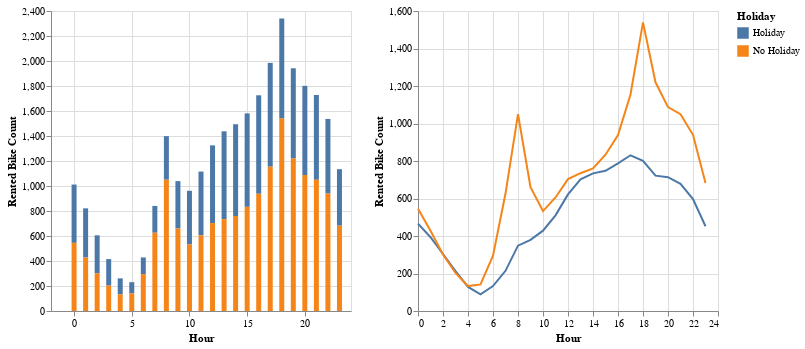

The cell this chart's notebook holds for it:
### Code cell
hour_plot_1 = alt.Chart(hours_bike).mark_bar().encode(
    alt.X("Hour"),
    alt.Y("Rented Bike Count"),
    color = "Holiday"
)
hour_plot_2 = alt.Chart(hours_bike).mark_line().encode(
    alt.X("Hour"),
    alt.Y("Rented Bike Count"),
    color = "Holiday"
)
hour_plot_1 | hour_plot_2 #| hour_plot_3

### Figure 1 — Vega specification as saved in the notebook (floating-point values rounded to 4 significant figures)
{"$schema": "https://vega.github.io/schema/vega/v5.json", "data": [{"name": "data-c5976a0b3bb27cdebaf8476cd876855e"}, {"name": "data_0", "values": [{"Hour": 0, "Holiday": "Holiday", "Rented Bike Count": 466.2, "Temperature(°C)": 8.778, "Humidity(%)": 63.5, "Wind speed (m/s)": 1.283, "Visibility (10m)": 1451.0, "Dew point temperature(°C)": 1.739, "Solar Radiation (MJ/m2)": 0.0, "Rainfall(mm)": 0.1222, "Snowfall (cm)": 0.05556}, {"Hour": 0, "Holiday": "No Holiday", "Rented Bike Count": 545.4, "Temperature(°C)": 11.42, "Humidity(%)": 65.07, "Wind speed (m/s)": 1.463, "Visibility (10m)": 1432.0, "Dew point temperature(°C)": 4.688, "Solar Radiation (MJ/m2)": 0.0, "Rainfall(mm)": 0.1464, "Snowfall (cm)": 0.06196}, {"Hour": 1, "Holiday": "Holiday", "Rented Bike Count": 393.3, "Temperature(°C)": 8.417, "Humidity(%)": 64.11, "Wind speed (m/s)": 1.333, "Visibility (10m)": 1481.0, "Dew point temperature(°C)": 1.556, "Solar Radiation (MJ/m2)": 0.0, "Rainfall(mm)": 0.0, "Snowfall (cm)": 0.07778}, {"Hour": 1, "Holiday": "No Holiday", "Rented Bike Count": 427.9, "Temperature(°C)": 11.05, "Humidity(%)": 66.23, "Wind speed (m/s)": 1.282, "Visibility (10m)": 1411.0, "Dew point temperature(°C)": 4.622, "Solar Radiation (MJ/m2)": 0.0, "Rainfall(mm)": 0.06542, "Snowfall (cm)": 0.07349}, {"Hour": 2, "Holiday": "Holiday", "Rented Bike Count": 303.9, "Temperature(°C)": 8.094, "Humidity(%)": 65.22, "Wind speed (m/s)": 1.35, "Visibility (10m)": 1470.0, "Dew point temperature(°C)": 1.456, "Solar Radiation (MJ/m2)": 0.0, "Rainfall(mm)": 0.0, "Snowfall (cm)": 0.1111}, {"Hour": 2, "Holiday": "No Holiday", "Rented Bike Count": 301.5, "Temperature(°C)": 10.72, "Humidity(%)": 67.41, "Wind speed (m/s)": 1.217, "Visibility (10m)": 1378.0, "Dew point temperature(°C)": 4.594, "Solar Radiation (MJ/m2)": 0.0, "Rainfall(mm)": 0.102, "Snowfall (cm)": 0.07464}, {"Hour": 3, "Holiday": "Holiday", "Rented Bike Count": 212.3, "Temperature(°C)": 7.767, "Humidity(%)": 61.56, "Wind speed (m/s)": 1.311, "Visibility (10m)": 1466.0, "Dew point temperature(°C)": 1.217, "Solar Radiation (MJ/m2)": 0.0, "Rainfall(mm)": 0.06111, "Snowfall (cm)": 0.1056}, {"Hour": 3, "Holiday": "No Holiday", "Rented Bike Count": 202.9, "Temperature(°C)": 10.42, "Humidity(%)": 68.48, "Wind speed (m/s)": 1.192, "Visibility (10m)": 1353.0, "Dew point temperature(°C)": 4.568, "Solar Radiation (MJ/m2)": 0.0, "Rainfall(mm)": 0.1513, "Snowfall (cm)": 0.07522}, {"Hour": 4, "Holiday": "Holiday", "Rented Bike Count": 128.4, "Temperature(°C)": 7.517, "Humidity(%)": 62.5, "Wind speed (m/s)": 1.311, "Visibility (10m)": 1466.0, "Dew point temperature(°C)": 1.239, "Solar Radiation (MJ/m2)": 0.0, "Rainfall(mm)": 0.0, "Snowfall (cm)": 0.1056}, {"Hour": 4, "Holiday": "No Holiday", "Rented Bike Count": 132.8, "Temperature(°C)": 10.16, "Humidity(%)": 69.05, "Wind speed (m/s)": 1.212, "Visibility (10m)": 1333.0, "Dew point temperature(°C)": 4.467, "Solar Radiation (MJ/m2)": 0.0, "Rainfall(mm)": 0.1637, "Snowfall (cm)": 0.07493}, {"Hour": 5, "Holiday": "Holiday", "Rented Bike Count": 89.0, "Temperature(°C)": 7.272, "Humidity(%)": 62.78, "Wind speed (m/s)": 1.328, "Visibility (10m)": 1457.0, "Dew point temperature(°C)": 1.128, "Solar Radiation (MJ/m2)": 0.0, "Rainfall(mm)": 0.0, "Snowfall (cm)": 0.1056}, {"Hour": 5, "Holiday": "No Holiday", "Rented Bike Count": 141.7, "Temperature(°C)": 9.898, "Humidity(%)": 69.87, "Wind speed (m/s)": 1.127, "Visibility (10m)": 1327.0, "Dew point temperature(°C)": 4.459, "Solar Radiation (MJ/m2)": 0.0, "Rainfall(mm)": 0.08444, "Snowfall (cm)": 0.07695}, {"Hour": 6, "Holiday": "Holiday", "Rented Bike Count": 132.8, "Temperature(°C)": 7.128, "Humidity(%)": 63.44, "Wind speed (m/s)": 1.244, "Visibility (10m)": 1455.0, "Dew point temperature(°C)": 1.167, "Solar Radiation (MJ/m2)": 0.006667, "Rainfall(mm)": 0.02778, "Snowfall (cm)": 0.1056}, {"Hour": 6, "Holiday": "No Holiday", "Rented Bike Count": 295.6, "Temperature(°C)": 9.687, "Humidity(%)": 70.55, "Wind speed (m/s)": 1.112, "Visibility (10m)": 1304.0, "Dew point temperature(°C)": 4.361, "Solar Radiation (MJ/m2)": 0.006369, "Rainfall(mm)": 0.168, "Snowfall (cm)": 0.08415}, {"Hour": 7, "Holiday": "Holiday", "Rented Bike Count": 214.3, "Temperature(°C)": 7.056, "Humidity(%)": 66.56, "Wind speed (m/s)": 1.2, "Visibility (10m)": 1446.0, "Dew point temperature(°C)": 0.9, "Solar Radiation (MJ/m2)": 0.06389, "Rainfall(mm)": 0.0, "Snowfall (cm)": 0.1056}, {"Hour": 7, "Holiday": "No Holiday", "Rented Bike Count": 626.3, "Temperature(°C)": 9.712, "Humidity(%)": 69.37, "Wind speed (m/s)": 1.186, "Visibility (10m)": 1291.0, "Dew point temperature(°C)": 4.203, "Solar Radiation (MJ/m2)": 0.09553, "Rainfall(mm)": 0.147, "Snowfall (cm)": 0.09222}, {"Hour": 8, "Holiday": "Holiday", "Rented Bike Count": 348.5, "Temperature(°C)": 7.439, "Humidity(%)": 61.67, "Wind speed (m/s)": 1.339, "Visibility (10m)": 1489.0, "Dew point temperature(°C)": 0.15, "Solar Radiation (MJ/m2)": 0.3056, "Rainfall(mm)": 0.0, "Snowfall (cm)": 0.1056}, {"Hour": 8, "Holiday": "No Holiday", "Rented Bike Count": 1050.0, "Temperature(°C)": 10.32, "Humidity(%)": 66.5, "Wind speed (m/s)": 1.277, "Visibility (10m)": 1311.0, "Dew point temperature(°C)": 3.979, "Solar Radiation (MJ/m2)": 0.3575, "Rainfall(mm)": 0.1706, "Snowfall (cm)": 0.09971}, {"Hour": 9, "Holiday": "Holiday", "Rented Bike Count": 379.2, "Temperature(°C)": 8.483, "Humidity(%)": 55.33, "Wind speed (m/s)": 1.594, "Visibility (10m)": 1445.0, "Dew point temperature(°C)": -0.5389, "Solar Radiation (MJ/m2)": 0.7167, "Rainfall(mm)": 0.3556, "Snowfall (cm)": 0.1}, {"Hour": 9, "Holiday": "No Holiday", "Rented Bike Count": 659.8, "Temperature(°C)": 11.53, "Humidity(%)": 60.68, "Wind speed (m/s)": 1.46, "Visibility (10m)": 1326.0, "Dew point temperature(°C)": 3.679, "Solar Radiation (MJ/m2)": 0.7727, "Rainfall(mm)": 0.2755, "Snowfall (cm)": 0.1147}, {"Hour": 10, "Holiday": "Holiday", "Rented Bike Count": 428.6, "Temperature(°C)": 10.11, "Humidity(%)": 49.72, "Wind speed (m/s)": 1.739, "Visibility (10m)": 1480.0, "Dew point temperature(°C)": -0.5944, "Solar Radiation (MJ/m2)": 1.243, "Rainfall(mm)": 0.0, "Snowfall (cm)": 0.08889}, {"Hour": 10, "Holiday": "No Holiday", "Rented Bike Count": 533.0, "Temperature(°C)": 13.06, "Humidity(%)": 55.31, "Wind speed (m/s)": 1.67, "Visibility (10m)": 1373.0, "Dew point temperature(°C)": 3.629, "Solar Radiation (MJ/m2)": 1.227, "Rainfall(mm)": 0.1421, "Snowfall (cm)": 0.1193}, {"Hour": 11, "Holiday": "Holiday", "Rented Bike Count": 510.0, "Temperature(°C)": 11.5, "Humidity(%)": 45.94, "Wind speed (m/s)": 2.05, "Visibility (10m)": 1494.0, "Dew point temperature(°C)": -0.5889, "Solar Radiation (MJ/m2)": 1.633, "Rainfall(mm)": 0.0, "Snowfall (cm)": 0.06111}, {"Hour": 11, "Holiday": "No Holiday", "Rented Bike Count": 605.6, "Temperature(°C)": 14.46, "Humidity(%)": 50.81, "Wind speed (m/s)": 1.917, "Visibility (10m)": 1424.0, "Dew point temperature(°C)": 3.6, "Solar Radiation (MJ/m2)": 1.583, "Rainfall(mm)": 0.1769, "Snowfall (cm)": 0.1144}, {"Hour": 12, "Holiday": "Holiday", "Rented Bike Count": 621.6, "Temperature(°C)": 12.46, "Humidity(%)": 42.28, "Wind speed (m/s)": 2.083, "Visibility (10m)": 1562.0, "Dew point temperature(°C)": -1.017, "Solar Radiation (MJ/m2)": 1.827, "Rainfall(mm)": 0.5278, "Snowfall (cm)": 0.05556}, {"Hour": 12, "Holiday": "No Holiday", "Rented Bike Count": 703.5, "Temperature(°C)": 15.62, "Humidity(%)": 47.75, "Wind speed (m/s)": 2.093, "Visibility (10m)": 1471.0, "Dew point temperature(°C)": 3.697, "Solar Radiation (MJ/m2)": 1.822, "Rainfall(mm)": 0.1671, "Snowfall (cm)": 0.09914}, {"Hour": 13, "Holiday": "Holiday", "Rented Bike Count": 702.7, "Temperature(°C)": 13.18, "Humidity(%)": 39.56, "Wind speed (m/s)": 2.439, "Visibility (10m)": 1604.0, "Dew point temperature(°C)": -1.367, "Solar Radiation (MJ/m2)": 1.921, "Rainfall(mm)": 0.0, "Snowfall (cm)": 0.03889}, {"Hour": 13, "Holiday": "No Holiday", "Rented Bike Count": 734.8, "Temperature(°C)": 16.41, "Humidity(%)": 45.41, "Wind speed (m/s)": 2.272, "Visibility (10m)": 1486.0, "Dew point temperature(°C)": 3.586, "Solar Radiation (MJ/m2)": 1.894, "Rainfall(mm)": 0.2421, "Snowfall (cm)": 0.08357}, {"Hour": 14, "Holiday": "Holiday", "Rented Bike Count": 734.0, "Temperature(°C)": 13.64, "Humidity(%)": 38.22, "Wind speed (m/s)": 2.628, "Visibility (10m)": 1626.0, "Dew point temperature(°C)": -1.528, "Solar Radiation (MJ/m2)": 1.809, "Rainfall(mm)": 0.0, "Snowfall (cm)": 0.0}, {"Hour": 14, "Holiday": "No Holiday", "Rented Bike Count": 760.1, "Temperature(°C)": 16.98, "Humidity(%)": 44.11, "Wind speed (m/s)": 2.352, "Visibility (10m)": 1507.0, "Dew point temperature(°C)": 3.603, "Solar Radiation (MJ/m2)": 1.789, "Rainfall(mm)": 0.07579, "Snowfall (cm)": 0.06859}, {"Hour": 15, "Holiday": "Holiday", "Rented Bike Count": 747.8, "Temperature(°C)": 13.82, "Humidity(%)": 38.72, "Wind speed (m/s)": 2.7, "Visibility (10m)": 1574.0, "Dew point temperature(°C)": -1.244, "Solar Radiation (MJ/m2)": 1.522, "Rainfall(mm)": 0.2, "Snowfall (cm)": 0.0}, {"Hour": 15, "Holiday": "No Holiday", "Rented Bike Count": 833.4, "Temperature(°C)": 17.2, "Humidity(%)": 43.82, "Wind speed (m/s)": 2.473, "Visibility (10m)": 1538.0, "Dew point temperature(°C)": 3.729, "Solar Radiation (MJ/m2)": 1.566, "Rainfall(mm)": 0.1282, "Snowfall (cm)": 0.05533}, {"Hour": 16, "Holiday": "Holiday", "Rented Bike Count": 787.6, "Temperature(°C)": 13.56, "Humidity(%)": 40.11, "Wind speed (m/s)": 2.628, "Visibility (10m)": 1566.0, "Dew point temperature(°C)": -1.039, "Solar Radiation (MJ/m2)": 1.139, "Rainfall(mm)": 0.02222, "Snowfall (cm)": 0.0}, {"Hour": 16, "Holiday": "No Holiday", "Rented Bike Count": 938.0, "Temperature(°C)": 17.07, "Humidity(%)": 44.81, "Wind speed (m/s)": 2.481, "Visibility (10m)": 1544.0, "Dew point temperature(°C)": 3.932, "Solar Radiation (MJ/m2)": 1.219, "Rainfall(mm)": 0.05504, "Snowfall (cm)": 0.04813}, {"Hour": 17, "Holiday": "Holiday", "Rented Bike Count": 830.5, "Temperature(°C)": 12.68, "Humidity(%)": 43.94, "Wind speed (m/s)": 2.744, "Visibility (10m)": 1589.0, "Dew point temperature(°C)": -0.3278, "Solar Radiation (MJ/m2)": 0.6833, "Rainfall(mm)": 0.05556, "Snowfall (cm)": 0.0}, {"Hour": 17, "Holiday": "No Holiday", "Rented Bike Count": 1154.0, "Temperature(°C)": 16.44, "Humidity(%)": 47.6, "Wind speed (m/s)": 2.436, "Visibility (10m)": 1550.0, "Dew point temperature(°C)": 4.295, "Solar Radiation (MJ/m2)": 0.8028, "Rainfall(mm)": 0.1228, "Snowfall (cm)": 0.04899}, {"Hour": 18, "Holiday": "Holiday", "Rented Bike Count": 800.7, "Temperature(°C)": 11.69, "Humidity(%)": 47.78, "Wind speed (m/s)": 2.267, "Visibility (10m)": 1577.0, "Dew point temperature(°C)": 0.02778, "Solar Radiation (MJ/m2)": 0.2711, "Rainfall(mm)": 0.1444, "Snowfall (cm)": 0.0}, {"Hour": 18, "Holiday": "No Holiday", "Rented Bike Count": 1539.0, "Temperature(°C)": 15.49, "Humidity(%)": 51.01, "Wind speed (m/s)": 2.236, "Visibility (10m)": 1561.0, "Dew point temperature(°C)": 4.55, "Solar Radiation (MJ/m2)": 0.3999, "Rainfall(mm)": 0.2703, "Snowfall (cm)": 0.05447}, {"Hour": 19, "Holiday": "Holiday", "Rented Bike Count": 721.9, "Temperature(°C)": 10.64, "Humidity(%)": 52.0, "Wind speed (m/s)": 2.067, "Visibility (10m)": 1612.0, "Dew point temperature(°C)": 0.6389, "Solar Radiation (MJ/m2)": 0.04833, "Rainfall(mm)": 0.1333, "Snowfall (cm)": 0.0}, {"Hour": 19, "Holiday": "No Holiday", "Rented Bike Count": 1220.0, "Temperature(°C)": 14.47, "Humidity(%)": 54.84, "Wind speed (m/s)": 2.072, "Visibility (10m)": 1550.0, "Dew point temperature(°C)": 4.774, "Solar Radiation (MJ/m2)": 0.1347, "Rainfall(mm)": 0.1098, "Snowfall (cm)": 0.06023}, {"Hour": 20, "Holiday": "Holiday", "Rented Bike Count": 713.8, "Temperature(°C)": 10.05, "Humidity(%)": 54.11, "Wind speed (m/s)": 1.778, "Visibility (10m)": 1594.0, "Dew point temperature(°C)": 0.8333, "Solar Radiation (MJ/m2)": 0.004444, "Rainfall(mm)": 0.02778, "Snowfall (cm)": 0.0}, {"Hour": 20, "Holiday": "No Holiday", "Rented Bike Count": 1087.0, "Temperature(°C)": 13.56, "Humidity(%)": 57.89, "Wind speed (m/s)": 1.934, "Visibility (10m)": 1520.0, "Dew point temperature(°C)": 4.85, "Solar Radiation (MJ/m2)": 0.01406, "Rainfall(mm)": 0.2651, "Snowfall (cm)": 0.06311}, {"Hour": 21, "Holiday": "Holiday", "Rented Bike Count": 678.3, "Temperature(°C)": 9.594, "Humidity(%)": 56.17, "Wind speed (m/s)": 1.9, "Visibility (10m)": 1552.0, "Dew point temperature(°C)": 0.9278, "Solar Radiation (MJ/m2)": 0.0, "Rainfall(mm)": 0.02778, "Snowfall (cm)": 0.0}, {"Hour": 21, "Holiday": "No Holiday", "Rented Bike Count": 1050.0, "Temperature(°C)": 12.91, "Humidity(%)": 60.31, "Wind speed (m/s)": 1.742, "Visibility (10m)": 1490.0, "Dew point temperature(°C)": 4.895, "Solar Radiation (MJ/m2)": 0.0, "Rainfall(mm)": 0.2571, "Snowfall (cm)": 0.06311}, {"Hour": 22, "Holiday": "Holiday", "Rented Bike Count": 596.8, "Temperature(°C)": 9.183, "Humidity(%)": 57.44, "Wind speed (m/s)": 1.856, "Visibility (10m)": 1528.0, "Dew point temperature(°C)": 0.8611, "Solar Radiation (MJ/m2)": 0.0, "Rainfall(mm)": 0.02778, "Snowfall (cm)": 0.0}, {"Hour": 22, "Holiday": "No Holiday", "Rented Bike Count": 939.7, "Temperature(°C)": 12.36, "Humidity(%)": 62.26, "Wind speed (m/s)": 1.574, "Visibility (10m)": 1468.0, "Dew point temperature(°C)": 4.91, "Solar Radiation (MJ/m2)": 0.0, "Rainfall(mm)": 0.08473, "Snowfall (cm)": 0.06282}, {"Hour": 23, "Holiday": "Holiday", "Rented Bike Count": 451.9, "Temperature(°C)": 8.744, "Humidity(%)": 56.89, "Wind speed (m/s)": 1.739, "Visibility (10m)": 1536.0, "Dew point temperature(°C)": 0.3056, "Solar Radiation (MJ/m2)": 0.0, "Rainfall(mm)": 0.1389, "Snowfall (cm)": 0.0}, {"Hour": 23, "Holiday": "No Holiday", "Rented Bike Count": 682.5, "Temperature(°C)": 11.9, "Humidity(%)": 63.86, "Wind speed (m/s)": 1.486, "Visibility (10m)": 1429.0, "Dew point temperature(°C)": 4.867, "Solar Radiation (MJ/m2)": 0.0, "Rainfall(mm)": 0.08501, "Snowfall (cm)": 0.06254}]}, {"name": "data_1", "values": [{"Holiday": "Holiday", "Hour": 0, "Rented Bike Count": 466.2, "Rented Bike Count_end": 1012.0, "Rented Bike Count_start": 545.4}, {"Holiday": "No Holiday", "Hour": 0, "Rented Bike Count": 545.4, "Rented Bike Count_end": 545.4, "Rented Bike Count_start": 0.0}, {"Holiday": "Holiday", "Hour": 1, "Rented Bike Count": 393.3, "Rented Bike Count_end": 821.2, "Rented Bike Count_start": 427.9}, {"Holiday": "No Holiday", "Hour": 1, "Rented Bike Count": 427.9, "Rented Bike Count_end": 427.9, "Rented Bike Count_start": 0.0}, {"Holiday": "Holiday", "Hour": 2, "Rented Bike Count": 303.9, "Rented Bike Count_end": 605.4, "Rented Bike Count_start": 301.5}, {"Holiday": "No Holiday", "Hour": 2, "Rented Bike Count": 301.5, "Rented Bike Count_end": 301.5, "Rented Bike Count_start": 0.0}, {"Holiday": "Holiday", "Hour": 3, "Rented Bike Count": 212.3, "Rented Bike Count_end": 415.2, "Rented Bike Count_start": 202.9}, {"Holiday": "No Holiday", "Hour": 3, "Rented Bike Count": 202.9, "Rented Bike Count_end": 202.9, "Rented Bike Count_start": 0.0}, {"Holiday": "Holiday", "Hour": 4, "Rented Bike Count": 128.4, "Rented Bike Count_end": 261.2, "Rented Bike Count_start": 132.8}, {"Holiday": "No Holiday", "Hour": 4, "Rented Bike Count": 132.8, "Rented Bike Count_end": 132.8, "Rented Bike Count_start": 0.0}, {"Holiday": "Holiday", "Hour": 5, "Rented Bike Count": 89.0, "Rented Bike Count_end": 230.7, "Rented Bike Count_start": 141.7}, {"Holiday": "No Holiday", "Hour": 5, "Rented Bike Count": 141.7, "Rented Bike Count_end": 141.7, "Rented Bike Count_start": 0.0}, {"Holiday": "Holiday", "Hour": 6, "Rented Bike Count": 132.8, "Rented Bike Count_end": 428.4, "Rented Bike Count_start": 295.6}, {"Holiday": "No Holiday", "Hour": 6, "Rented Bike Count": 295.6, "Rented Bike Count_end": 295.6, "Rented Bike Count_start": 0.0}, {"Holiday": "Holiday", "Hour": 7, "Rented Bike Count": 214.3, "Rented Bike Count_end": 840.6, "Rented Bike Count_start": 626.3}, {"Holiday": "No Holiday", "Hour": 7, "Rented Bike Count": 626.3, "Rented Bike Count_end": 626.3, "Rented Bike Count_start": 0.0}, {"Holiday": "Holiday", "Hour": 8, "Rented Bike Count": 348.5, "Rented Bike Count_end": 1399.0, "Rented Bike Count_start": 1050.0}, {"Holiday": "No Holiday", "Hour": 8, "Rented Bike Count": 1050.0, "Rented Bike Count_end": 1050.0, "Rented Bike Count_start": 0.0}, {"Holiday": "Holiday", "Hour": 9, "Rented Bike Count": 379.2, "Rented Bike Count_end": 1039.0, "Rented Bike Count_start": 659.8}, {"Holiday": "No Holiday", "Hour": 9, "Rented Bike Count": 659.8, "Rented Bike Count_end": 659.8, "Rented Bike Count_start": 0.0}, {"Holiday": "Holiday", "Hour": 10, "Rented Bike Count": 428.6, "Rented Bike Count_end": 961.5, "Rented Bike Count_start": 533.0}, {"Holiday": "No Holiday", "Hour": 10, "Rented Bike Count": 533.0, "Rented Bike Count_end": 533.0, "Rented Bike Count_start": 0.0}, {"Holiday": "Holiday", "Hour": 11, "Rented Bike Count": 510.0, "Rented Bike Count_end": 1116.0, "Rented Bike Count_start": 605.6}, {"Holiday": "No Holiday", "Hour": 11, "Rented Bike Count": 605.6, "Rented Bike Count_end": 605.6, "Rented Bike Count_start": 0.0}, {"Holiday": "Holiday", "Hour": 12, "Rented Bike Count": 621.6, "Rented Bike Count_end": 1325.0, "Rented Bike Count_start": 703.5}, {"Holiday": "No Holiday", "Hour": 12, "Rented Bike Count": 703.5, "Rented Bike Count_end": 703.5, "Rented Bike Count_start": 0.0}, {"Holiday": "Holiday", "Hour": 13, "Rented Bike Count": 702.7, "Rented Bike Count_end": 1437.0, "Rented Bike Count_start": 734.8}, {"Holiday": "No Holiday", "Hour": 13, "Rented Bike Count": 734.8, "Rented Bike Count_end": 734.8, "Rented Bike Count_start": 0.0}, {"Holiday": "Holiday", "Hour": 14, "Rented Bike Count": 734.0, "Rented Bike Count_end": 1494.0, "Rented Bike Count_start": 760.1}, {"Holiday": "No Holiday", "Hour": 14, "Rented Bike Count": 760.1, "Rented Bike Count_end": 760.1, "Rented Bike Count_start": 0.0}, {"Holiday": "Holiday", "Hour": 15, "Rented Bike Count": 747.8, "Rented Bike Count_end": 1581.0, "Rented Bike Count_start": 833.4}, {"Holiday": "No Holiday", "Hour": 15, "Rented Bike Count": 833.4, "Rented Bike Count_end": 833.4, "Rented Bike Count_start": 0.0}, {"Holiday": "Holiday", "Hour": 16, "Rented Bike Count": 787.6, "Rented Bike Count_end": 1726.0, "Rented Bike Count_start": 938.0}, {"Holiday": "No Holiday", "Hour": 16, "Rented Bike Count": 938.0, "Rented Bike Count_end": 938.0, "Rented Bike Count_start": 0.0}, {"Holiday": "Holiday", "Hour": 17, "Rented Bike Count": 830.5, "Rented Bike Count_end": 1985.0, "Rented Bike Count_start": 1154.0}, {"Holiday": "No Holiday", "Hour": 17, "Rented Bike Count": 1154.0, "Rented Bike Count_end": 1154.0, "Rented Bike Count_start": 0.0}, {"Holiday": "Holiday", "Hour": 18, "Rented Bike Count": 800.7, "Rented Bike Count_end": 2340.0, "Rented Bike Count_start": 1539.0}, {"Holiday": "No Holiday", "Hour": 18, "Rented Bike Count": 1539.0, "Rented Bike Count_end": 1539.0, "Rented Bike Count_start": 0.0}, {"Holiday": "Holiday", "Hour": 19, "Rented Bike Count": 721.9, "Rented Bike Count_end": 1942.0, "Rented Bike Count_start": 1220.0}, {"Holiday": "No Holiday", "Hour": 19, "Rented Bike Count": 1220.0, "Rented Bike Count_end": 1220.0, "Rented Bike Count_start": 0.0}, {"Holiday": "Holiday", "Hour": 20, "Rented Bike Count": 713.8, "Rented Bike Count_end": 1801.0, "Rented Bike Count_start": 1087.0}, {"Holiday": "No Holiday", "Hour": 20, "Rented Bike Count": 1087.0, "Rented Bike Count_end": 1087.0, "Rented Bike Count_start": 0.0}, {"Holiday": "Holiday", "Hour": 21, "Rented Bike Count": 678.3, "Rented Bike Count_end": 1728.0, "Rented Bike Count_start": 1050.0}, {"Holiday": "No Holiday", "Hour": 21, "Rented Bike Count": 1050.0, "Rented Bike Count_end": 1050.0, "Rented Bike Count_start": 0.0}, {"Holiday": "Holiday", "Hour": 22, "Rented Bike Count": 596.8, "Rented Bike Count_end": 1537.0, "Rented Bike Count_start": 939.7}, {"Holiday": "No Holiday", "Hour": 22, "Rented Bike Count": 939.7, "Rented Bike Count_end": 939.7, "Rented Bike Count_start": 0.0}, {"Holiday": "Holiday", "Hour": 23, "Rented Bike Count": 451.9, "Rented Bike Count_end": 1134.0, "Rented Bike Count_start": 682.5}, {"Holiday": "No Holiday", "Hour": 23, "Rented Bike Count": 682.5, "Rented Bike Count_end": 682.5, "Rented Bike Count_start": 0.0}]}, {"name": "data_1_color_domain_Holiday_0", "values": [{"Holiday": "Holiday"}, {"Holiday": "No Holiday"}]}, {"name": "data_0_color_domain_Holiday_1", "values": [{"Holiday": "Holiday"}, {"Holiday": "No Holiday"}]}, {"name": "data_1_concat_0_x_domain_Hour", "values": [{"min": 0, "max": 23}]}, {"name": "data_0_concat_1_x_domain_Hour", "values": [{"min": 0, "max": 23}]}, {"name": "data_0_concat_1_y_domain_Rented Bike Count", "values": [{"min": 89.0, "max": 1539.0}]}], "signals": [{"name": "childWidth", "value": 300}], "marks": [{"type": "group", "name": "concat_0_group", "encode": {"update": {"width": {"signal": "childWidth"}, "height": {"signal": "height"}}}, "marks": [{"type": "rect", "name": "concat_0_marks", "from": {"data": "data_1"}, "encode": {"update": {"description": {"signal": "\"Hour: \" + (format(datum[\"Hour\"], \"\")) + \"; Rented Bike Count: \" + (format(datum[\"Rented Bike Count\"], \"\")) + \"; Holiday: \" + (isValid(datum[\"Holiday\"]) ? datum[\"Holiday\"] : \"\"+datum[\"Holiday\"])"}, "width": {"value": 5}, "xc": {"field": "Hour", "scale": "concat_0_x"}, "fill": {"field": "Holiday", "scale": "color"}, "y": {"field": "Rented Bike Count_end", "scale": "concat_0_y"}, "y2": {"field": "Rented Bike Count_start", "scale": "concat_0_y"}, "ariaRoleDescription": {"value": "bar"}}}, "style": ["bar"]}], "axes": [{"scale": "concat_0_x", "zindex": 0, "ticks": false, "tickCount": {"signal": "ceil(childWidth/40)"}, "minExtent": 0, "orient": "bottom", "aria": false, "domain": false, "labels": false, "grid": true, "gridScale": "concat_0_y", "maxExtent": 0}, {"scale": "concat_0_y", "aria": false, "ticks": false, "minExtent": 0, "zindex": 0, "orient": "left", "grid": true, "gridScale": "concat_0_x", "tickCount": {"signal": "ceil(height/40)"}, "domain": false, "labels": false, "maxExtent": 0}, {"scale": "concat_0_x", "title": "Hour", "grid": false, "zindex": 0, "labelFlush": true, "orient": "bottom", "labelOverlap": true, "tickCount": {"signal": "ceil(childWidth/40)"}}, {"scale": "concat_0_y", "tickCount": {"signal": "ceil(height/40)"}, "orient": "left", "labelOverlap": true, "zindex": 0, "grid": false, "title": "Rented Bike Count"}], "style": "cell"}, {"type": "group", "name": "concat_1_group", "encode": {"update": {"width": {"signal": "childWidth"}, "height": {"signal": "height"}}}, "marks": [{"type": "group", "name": "concat_1_pathgroup", "from": {"facet": {"data": "data_0", "name": "faceted_path_concat_1_main", "groupby": ["Holiday"]}}, "encode": {"update": {"width": {"field": {"signal": null, "datum": null, "group": "width", "parent": null}}, "height": {"field": {"signal": null, "datum": null, "group": "height", "parent": null}}}}, "marks": [{"type": "line", "name": "concat_1_marks", "from": {"data": "faceted_path_concat_1_main"}, "sort": {"field": "datum[\"Hour\"]"}, "encode": {"update": {"y": {"field": "Rented Bike Count", "scale": "concat_1_y"}, "description": {"signal": "\"Hour: \" + (format(datum[\"Hour\"], \"\")) + \"; Rented Bike Count: \" + (format(datum[\"Rented Bike Count\"], \"\")) + \"; Holiday: \" + (isValid(datum[\"Holiday\"]) ? datum[\"Holiday\"] : \"\"+datum[\"Holiday\"])"}, "stroke": {"field": "Holiday", "scale": "color"}, "defined": {"signal": "isValid(datum[\"Hour\"]) && isFinite(+datum[\"Hour\"]) && isValid(datum[\"Rented Bike Count\"]) && isFinite(+datum[\"Rented Bike Count\"])"}, "x": {"field": "Hour", "scale": "concat_1_x"}}}, "style": ["line"]}]}], "axes": [{"scale": "concat_1_x", "orient": "bottom", "labels": false, "maxExtent": 0, "minExtent": 0, "grid": true, "gridScale": "concat_1_y", "zindex": 0, "domain": false, "aria": false, "ticks": false, "tickCount": {"signal": "ceil(childWidth/40)"}}, {"scale": "concat_1_y", "minExtent": 0, "orient": "left", "grid": true, "zindex": 0, "labels": false, "tickCount": {"signal": "ceil(height/40)"}, "maxExtent": 0, "aria": false, "domain": false, "gridScale": "concat_1_x", "ticks": false}, {"scale": "concat_1_x", "orient": "bottom", "title": "Hour", "labelOverlap": true, "tickCount": {"signal": "ceil(childWidth/40)"}, "grid": false, "zindex": 0, "labelFlush": true}, {"scale": "concat_1_y", "orient": "left", "zindex": 0, "tickCount": {"signal": "ceil(height/40)"}, "title": "Rented Bike Count", "labelOverlap": true, "grid": false}], "style": "cell"}], "scales": [{"name": "color", "type": "ordinal", "domain": {"fields": [{"data": "data_1_color_domain_Holiday_0", "field": "Holiday"}, {"data": "data_0_color_domain_Holiday_1", "field": "Holiday"}], "sort": true}, "range": "category"}, {"name": "concat_0_x", "type": "linear", "domain": [{"signal": "(data(\"data_1_concat_0_x_domain_Hour\")[0] || {}).min"}, {"signal": "(data(\"data_1_concat_0_x_domain_Hour\")[0] || {}).max"}], "range": [0, {"signal": "childWidth"}], "nice": true, "zero": false, "padding": 5}, {"name": "concat_0_y", "type": "linear", "domain": {"data": "data_1", "fields": ["Rented Bike Count_start", "Rented Bike Count_end"]}, "range": [{"signal": "height"}, 0], "nice": true, "zero": true}, {"name": "concat_1_x", "type": "linear", "domain": [{"signal": "(data(\"data_0_concat_1_x_domain_Hour\")[0] || {}).min"}, {"signal": "(data(\"data_0_concat_1_x_domain_Hour\")[0] || {}).max"}], "range": [0, {"signal": "childWidth"}], "nice": true, "zero": false}, {"name": "concat_1_y", "type": "linear", "domain": [{"signal": "(data(\"data_0_concat_1_y_domain_Rented Bike Count\")[0] || {}).min"}, {"signal": "(data(\"data_0_concat_1_y_domain_Rented Bike Count\")[0] || {}).max"}], "range": [{"signal": "height"}, 0], "nice": true, "zero": true}], "legends": [{"fill": "color", "symbolType": "square", "title": "Holiday", "stroke": "color"}], "padding": 5, "background": "white", "height": 300, "layout": {"padding": 20, "bounds": "full", "align": "each"}}
